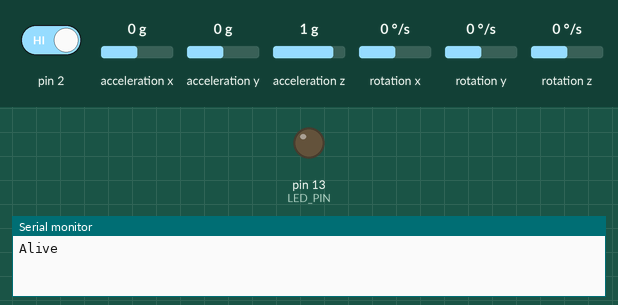
The sketch below on a simulated Arduino Pro Mini, built with avr-gcc and run on an emulated ATmega328P. Shown: output pins drawn as LEDs (lit = HIGH), the last lines printed to the serial monitor. The inputs (shaded band) are chosen by the test bench; at power-on: acceleration x 0 g, pin 2 HIGH, acceleration y 0 g, acceleration z 1 g, rotation x 0 °/s, rotation y 0 °/s, rotation z 0 °/s. The sensor or clock chip raises its interrupt line as the real part does.

Above: at 0.1 s.
At 2.7 s:
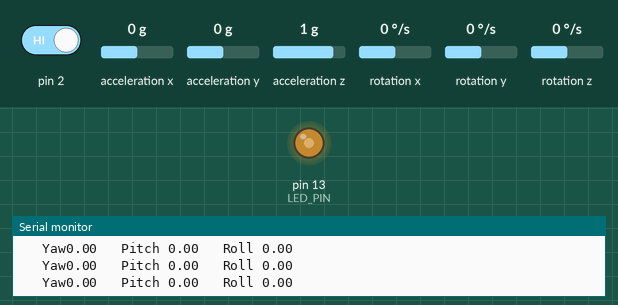
2.8 s: acceleration x set to -1.4 g
5.8 s: pin 2 driven LOW
7.4 s: acceleration y set to -1.4 g
10.4 s: acceleration z set to -1.4 g
Timing chart, 0 to 14.4 s (numbered marks = the images above; inputs shaded):
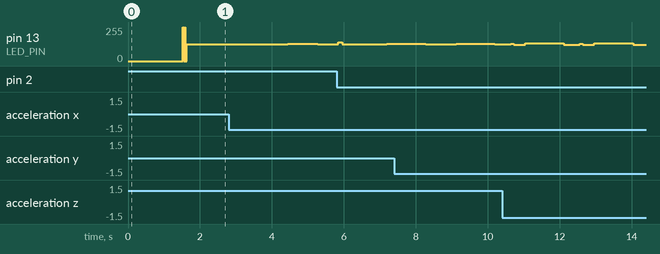

The sketch:

MPU6050-set_point.ino
```cpp
#include "I2Cdev.h"
#include "MPU6050_6Axis_MotionApps20.h"
// in "MPU6050_6Axis_MotionApps20.h"
// I'm now using the default value on line 305 to:  0x02,   0x16,   0x02,   0x00, 0x01                // D_0_22 inv_set_fifo_rate
// Correcting the PID code fixed my issues with the fifo buffer being too fast
#include "Wire.h"

MPU6050 mpu;

// These are my MPU6050 Offset numbers: for mpu.setXGyroOffset()
// supply your own gyro offsets here, scaled for min sensitivity use MPU6050_calibration.ino <<< download to calibrate your MPU6050 put the values the probram returns below
//                       XA      YA      ZA      XG      YG      ZG
//int MPUOffsets[6] = {  -4232,  -706,   1729,    173,    -94,     37}; //MPU6050 on balanceing bot
int MPUOffsets[6] = {-258, 1555, 1072, 39, -69, 15};  //MPU9055 with pro mini


#define LED_PIN 13 //

// ================================================================
// ===               INTERRUPT DETECTION ROUTINE                ===
// ================================================================
volatile bool mpuInterrupt = false;     // indicates whether MPU interrupt pin has gone high
void dmpDataReady() {
  mpuInterrupt = true;
}

// ================================================================
// ===                      MPU DMP SETUP                       ===
// ================================================================
int FifoAlive = 0; // tests if the interrupt is triggering
int IsAlive = -20;     // counts interrupt start at -20 to get 20+ good values before assuming connected
// MPU control/status vars
uint8_t mpuIntStatus;   // holds actual interrupt status byte from MPU
uint8_t devStatus;      // return status after each device operation (0 = success, !0 = error)
uint16_t packetSize;    // expected DMP packet size (default is 42 bytes)
uint16_t fifoCount;     // count of all bytes currently in FIFO
uint8_t fifoBuffer[64]; // FIFO storage buffer

// orientation/motion vars
Quaternion q;           // [w, x, y, z]         quaternion container
VectorInt16 aa;         // [x, y, z]            accel sensor measurements
VectorInt16 aaReal;     // [x, y, z]            gravity-free accel sensor measurements
VectorInt16 aaWorld;    // [x, y, z]            world-frame accel sensor measurements
VectorFloat gravity;    // [x, y, z]            gravity vector
float euler[3];         // [psi, theta, phi]    Euler angle container
float ypr[3];           // [yaw, pitch, roll]   yaw/pitch/roll container and gravity vector
float Yaw, Pitch, Roll; // in degrees


void MPU6050Connect() {
  static int MPUInitCntr = 0;
  // initialize device
  mpu.initialize(); // same
  // load and configure the DMP
  devStatus = mpu.dmpInitialize();// same

  if (devStatus != 0) {
    // ERROR!
    // 1 = initial memory load failed
    // 2 = DMP configuration updates failed
    // (if it's going to break, usually the code will be 1)

    char * StatStr[5] { "No Error", "initial memory load failed", "DMP configuration updates failed", "3", "4"};

    MPUInitCntr++;

    Serial.print(F("MPU connection Try #"));
    Serial.println(MPUInitCntr);
    Serial.print(F("DMP Initialization failed (code "));
    Serial.print(StatStr[devStatus]);
    Serial.println(F(")"));

    if (MPUInitCntr >= 10) return; //only try 10 times
    delay(1000);
    MPU6050Connect(); // Lets try again
    return;
  }

  mpu.setXAccelOffset(MPUOffsets[0]);
  mpu.setYAccelOffset(MPUOffsets[1]);
  mpu.setZAccelOffset(MPUOffsets[2]);
  mpu.setXGyroOffset(MPUOffsets[3]);
  mpu.setYGyroOffset(MPUOffsets[4]);
  mpu.setZGyroOffset(MPUOffsets[5]);

  Serial.println(F("Enabling DMP..."));
  mpu.setDMPEnabled(true);
  // enable Arduino interrupt detection

  Serial.println(F("Enabling interrupt detection (Arduino external interrupt pin 2 on the Uno)..."));
  attachInterrupt(0, dmpDataReady, FALLING); //pin 2 on the Uno

  mpuIntStatus = mpu.getIntStatus(); // Same
  // get expected DMP packet size for later comparison
  packetSize = mpu.dmpGetFIFOPacketSize();
  delay(1000); // Let it Stabalize
  mpu.resetFIFO(); // Clear fifo buffer
  mpu.getIntStatus();
  mpuInterrupt = false; // wait for next interrupt

}
// ================================================================
// ===                      i2c SETUP Items                     ===
// ================================================================
void i2cSetup() {
  // join I2C bus (I2Cdev library doesn't do this automatically)
#if I2CDEV_IMPLEMENTATION == I2CDEV_ARDUINO_WIRE
  Wire.begin();
  TWBR = 24; // 400kHz I2C clock (200kHz if CPU is 8MHz)
#elif I2CDEV_IMPLEMENTATION == I2CDEV_BUILTIN_FASTWIRE
  Fastwire::setup(400, true);
#endif
}


void setup() {
  Serial.begin(115200); //115200
  while (!Serial);

  i2cSetup();

  Serial.println(F("Alive"));
  MPU6050Connect();
  pinMode(LED_PIN, OUTPUT); // LED Blinks when you are recieving FIFO packets from your MPU6050

}

void loop() {
  if (mpuInterrupt ) { // wait for MPU interrupt or extra packet(s) available
    GetDMP(); // Gets the MPU Data and canculates angles
  }
//***********************************************************
//************              Put any code you want to use the values that come from your MPU6050 here               ************
//***********************************************************

  static long QTimer = millis();
  if ((long)( millis() - QTimer ) >= 100) {
    QTimer = millis();
    Serial.print(F("\t Yaw")); Serial.print(Yaw);
    Serial.print(F("\t Pitch ")); Serial.print(Pitch);
    Serial.print(F("\t Roll ")); Serial.print(Roll);
    Serial.println();
  }
}


void GetDMP() { // Best version I have made so far
  // Serial.println(F("FIFO interrupt at:"));
  // Serial.println(micros());
  mpuInterrupt = false;
  FifoAlive = 1;
  fifoCount = mpu.getFIFOCount();
  /*
  fifoCount is a 16-bit unsigned value. Indicates the number of bytes stored in the FIFO buffer.
  This number is in turn the number of bytes that can be read from the FIFO buffer and it is
  directly proportional to the number of samples available given the set of sensor data bound
  to be stored in the FIFO
  */

  // PacketSize = 42; refference in MPU6050_6Axis_MotionApps20.h Line 527
  // FIFO Buffer Size = 1024;
  uint16_t MaxPackets = 20;// 20*42=840 leaving us with  2 Packets (out of a total of 24 packets) left before we overflow.
  // If we overflow the entire FIFO buffer will be corrupt and we must discard it!

  // At this point in the code FIFO Packets should be at 1 99% of the time if not we need to look to see where we are skipping samples.
  if ((fifoCount % packetSize) || (fifoCount > (packetSize * MaxPackets)) || (fifoCount < packetSize)) { // we have failed Reset and wait till next time!
    digitalWrite(LED_PIN, LOW); // lets turn off the blinking light so we can see we are failing.
    Serial.println(F("Reset FIFO"));
    if (fifoCount % packetSize) Serial.print(F("\t Packet corruption")); // fifoCount / packetSize returns a remainder... Not good! This should never happen if all is well.
    Serial.print(F("\tfifoCount ")); Serial.print(fifoCount);
    Serial.print(F("\tpacketSize ")); Serial.print(packetSize);

    mpuIntStatus = mpu.getIntStatus(); // reads MPU6050_RA_INT_STATUS       0x3A
    Serial.print(F("\tMPU Int Status ")); Serial.print(mpuIntStatus , BIN);
    // MPU6050_RA_INT_STATUS       0x3A
    //
    // Bit7, Bit6, Bit5, Bit4          , Bit3       , Bit2, Bit1, Bit0
    // ----, ----, ----, FIFO_OFLOW_INT, I2C_MST_INT, ----, ----, DATA_RDY_INT

    /*
    Bit4 FIFO_OFLOW_INT: This bit automatically sets to 1 when a FIFO buffer overflow interrupt has been generated.
    Bit3 I2C_MST_INT: This bit automatically sets to 1 when an I2C Master interrupt has been generated. For a list of I2C Master interrupts, please refer to Register 54.
    Bit1 DATA_RDY_INT This bit automatically sets to 1 when a Data Ready interrupt is generated.
    */
    if (mpuIntStatus & B10000) { //FIFO_OFLOW_INT
      Serial.print(F("\tFIFO buffer overflow interrupt "));
    }
    if (mpuIntStatus & B1000) { //I2C_MST_INT
      Serial.print(F("\tSlave I2c Device Status Int "));
    }
    if (mpuIntStatus & B1) { //DATA_RDY_INT
      Serial.print(F("\tData Ready interrupt "));
    }
    Serial.println();
    //I2C_MST_STATUS
    //PASS_THROUGH, I2C_SLV4_DONE,I2C_LOST_ARB,I2C_SLV4_NACK,I2C_SLV3_NACK,I2C_SLV2_NACK,I2C_SLV1_NACK,I2C_SLV0_NACK,
    mpu.resetFIFO();// clear the buffer and start over
    mpu.getIntStatus(); // make sure status is cleared we will read it again.
  } else {
    while (fifoCount  >= packetSize) { // Get the packets until we have the latest!
      if (fifoCount < packetSize) break; // Something is left over and we don't want it!!!
      mpu.getFIFOBytes(fifoBuffer, packetSize); // lets do the magic and get the data
      fifoCount -= packetSize;
    }
    MPUMath(); // <<<<<<<<<<<<<<<<<<<<<<<<<<<< On success MPUMath() <<<<<<<<<<<<<<<<<<<
    digitalWrite(LED_PIN, !digitalRead(LED_PIN)); // Blink the Light
    if (fifoCount > 0) mpu.resetFIFO(); // clean up any leftovers Should never happen! but lets start fresh if we need to. this should never happen.
  }
}


void MPUMath() {
  mpu.dmpGetQuaternion(&q, fifoBuffer);
  mpu.dmpGetGravity(&gravity, &q);
  mpu.dmpGetYawPitchRoll(ypr, &q, &gravity);
  Yaw = (ypr[0] * 180 / M_PI);
  Pitch = (ypr[1] * 180 / M_PI);
  Roll = (ypr[2] * 180 / M_PI);
}
```
